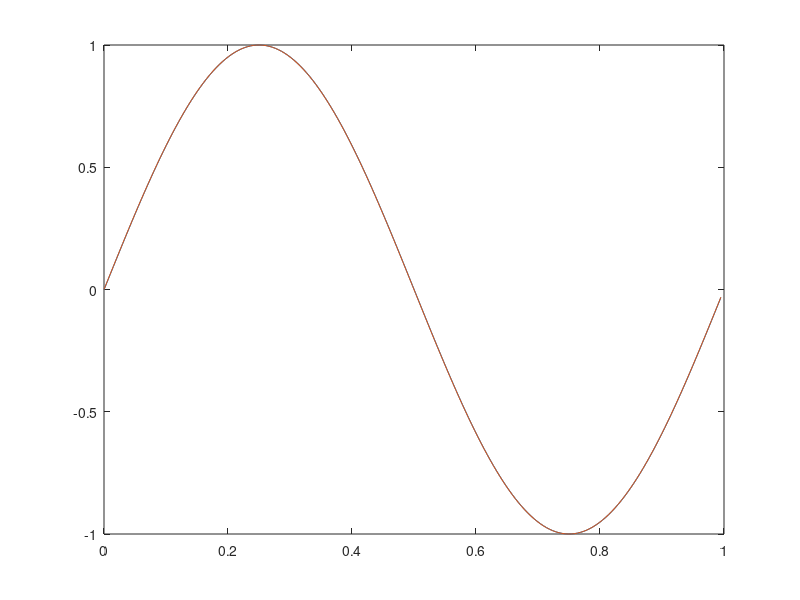

MATLAB code for this plot:
clear; clf;

N   = 200;
CFL = 1;

T   = 1;

x=linspace(0,1,N)';

x=x(1:end-1);

h=x(2)-x(1)

% remember to change error and final time (T=1). 
%udisc = 0*x;
%udisc(floor(N/2):end) = 1 ;

u=sin(2*pi*x(1:end));

%u=udisc


k1=0*u;
k2=0*u;
k3=0*u;
k4=0*u;

%% time step
k = CFL*h;

nsteps = ceil(T/k);

k= T/nsteps;

%% Diff op

D=diag(ones(N-2,1),1)-diag(ones(N-2,1),-1);

D(1,end)=-1;
D(end,1)= 1;

D=D/(2*h);


%% Check derivative:

%norm(D*u-2*pi*cos(2*pi*x(1:end)))*h

%pause



for ii=1:nsteps

  % update solution
 
  k1=D*u;
  k2=D*(u+k/2*k1);
  k3=D*(u+k/2*k2);
  k4=D*(u+k  *k3);
  
  u = u + k/6*(k1 + 2*k2 +2*k3 + k4);

  
  t=ii*k;

end

error = u-sin(2*pi*(x(1:end)+t));
%error = u-udisc;

error = h*norm(error)

plot(x,u);
hold on
plot(x, sin(2*pi*(x(1:end)+t)))